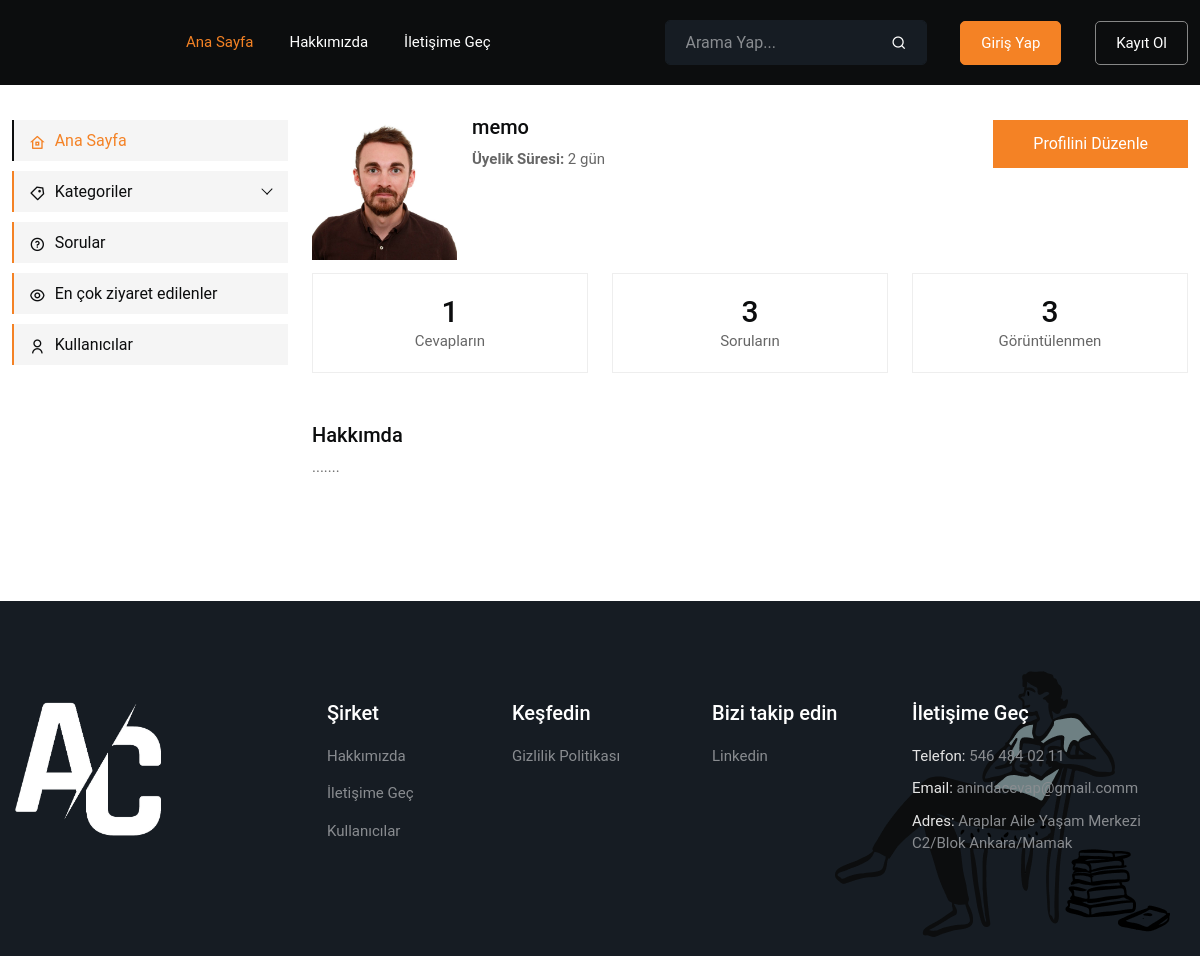
The app's page /AnindaCevapProjesi/default/user-profile.php (signed in) with its own data.
### tables this page shows
CREATE TABLE `user_details` (
  `user_id` int NOT NULL,
  `display_name` varchar(50) NOT NULL,
  `user_image` varchar(255) DEFAULT NULL,
  `user_about` mediumtext,
  `number_of_questions` int DEFAULT '0',
  `number_of_answers` int DEFAULT '0',
  `country` varchar(50) DEFAULT NULL,
  KEY `user_id` (`user_id`),
  CONSTRAINT `user_details_ibfk_1` FOREIGN KEY (`user_id`) REFERENCES `users` (`user_id`)
);

CREATE TABLE `users` (
  `user_id` int NOT NULL AUTO_INCREMENT,
  `user_nickname` varchar(50) NOT NULL,
  `user_email` varchar(256) NOT NULL,
  `user_password` varchar(256) NOT NULL,
  `registration_date` datetime NOT NULL,
  `user_contract` tinyint DEFAULT NULL,
  `forgot` text,
  `authorization_id` int NOT NULL,
  PRIMARY KEY (`user_id`),
  KEY `authorization_id` (`authorization_id`),
  CONSTRAINT `users_ibfk_1` FOREIGN KEY (`authorization_id`) REFERENCES `authorizations` (`authorization_id`)
);

CREATE TABLE `company_information` (
  `authorization_id` int NOT NULL,
  `company_about` mediumtext,
  `company_phonenumber` varchar(25) NOT NULL,
  `company_email` varchar(255) NOT NULL,
  `company_address` varchar(255) NOT NULL,
  `privacy_policy` mediumtext NOT NULL,
  `Linkedin` varchar(255) DEFAULT NULL,
  KEY `authorization_id` (`authorization_id`),
  CONSTRAINT `company_information_ibfk_1` FOREIGN KEY (`authorization_id`) REFERENCES `authorizations` (`authorization_id`)
);

### AnindaCevapProjesi/default/user-profile.php (the view, shortened to what this page needs)
<?php
include("header.php");
include("connection.php");
if (isset($_SESSION['user_id'])) {
    $user_id = $_SESSION['user_id'];
    $info = "SELECT U.registration_date, UD.display_name, UD.user_about, UD.number_of_questions, UD.number_of_answers, UD.user_image
        FROM Users U
        INNER JOIN User_details UD ON U.user_id = UD.user_id
        WHERE U.user_id = ?";
    $user_info = $baglanti->prepare($info);
    $user_info->bind_param("i", $user_id);
    $user_info->execute();
    $info_result = $user_info->get_result();
    if ($info_result->num_rows > 0) {
        $info_row = $info_result->fetch_assoc();
        $display_name = $info_row['display_name'] ?? null;
        $registration_date = $info_row['registration_date'];
        $user_about = $info_row['user_about'];
        $user_question = $info_row['number_of_questions'];
        $user_answer = $info_row['number_of_answers'];
        $user_image = $info_row['user_image'];
        $registration_date = strtotime($registration_date);
        $current_date = time();
        $membership_duration = $current_date - $registration_date;
        $formatted_membership_duration = '';
        if ($membership_duration >= 365 * 24 * 60 * 60) {
            $years = floor($membership_duration / (365 * 24 * 60 * 60));
            $formatted_membership_duration = $years . ' yıl';
        } elseif ($membership_duration >= 30 * 24 * 60 * 60) {
            $months = floor($membership_duration / (30 * 24 * 60 * 60));
            $formatted_membership_duration = $months . ' ay';
        } else {
            $days = floor($membership_duration / (24 * 60 * 60));
            $formatted_membership_duration = $days . ' gün';
        }
        $total_views_query = "SELECT SUM(number_of_views) AS total_views FROM Questions WHERE user_id = ?";
        $total_views_stmt = $baglanti->prepare($total_views_query);
        $total_views_stmt->bind_param("i", $user_id);
        $total_views_stmt->execute();
        $total_views_result = $total_views_stmt->get_result();
        if ($total_views_result->num_rows > 0) {
            $total_views_row = $total_views_result->fetch_assoc();
            $total_views = $total_views_row['total_views'] ?? 0;
        } else {
            echo '<div class="alert alert-danger" role="alert">
                        Görüntülenme sayıları alınamadı.
                    </div>';
            $total_views = 0;
        }
    } else {
        $display_name = "Bilgi yok";
        $formatted_membership_duration = "Yeni kayıtlı üye";
        $total_questions = 0;
        $total_views = 0;
    }
}
?>
<div class="main-content-area ptb-100">
    <div class="container">
        <div class="row">
            <div class="col-lg-3">
                <div class="sidebar-menu-wrap">
                    <div class="offcanvas offcanvas-start" tabindex="-1" id="offcanvasExample" aria-labelledby="offcanvasExampleLabel">
                        <div class="offcanvas-body">
                            <div class="left-sidebar">
                                <?php include("sidebar.php");?>
                            </div>
                        </div>
                    </div>
                </div>
            </div>
            <div class="col-lg-9">
                <div class="user-profile-area">
                    <div class="profile-content d-flex justify-content-between align-items-center">
                        <div class="profile-img">
                            <img src="<?php echo $user_image; ?>" alt="Image">
                            <h3><?php echo $display_name; ?></h3>
                            <p><strong>Üyelik Süresi:</strong> <?php echo $formatted_membership_duration; ?></p>
                        </div>
                        <div class="edit-btn">
                            <a href="edit-profile.php" class="default-btn">Profilini Düzenle</a>
                        </div>
                    </div>
                    <div class="profile-achive">
                        <div class="row">
                            <div class="col-xl-4 col-sm-6">
                                <div class="single-achive">
                                    <h2><?php echo  $user_answer; ?></h2>
                                    <span>Cevapların</span>
                                </div>
                            </div>
                            <div class="col-xl-4 col-sm-6">
                                <div class="single-achive">
                                    <h2><?php echo  $user_question; ?></h2>
                                    <span>Soruların</span>
                                </div>
                            </div>
                            <div class="col-xl-4 col-sm-6">
                                <div class="single-achive">
                                    <h2><?php echo  $total_views; ?></h2>
                                    <span>Görüntülenmen</span>
                                </div>
                            </div>
                        </div>
                    </div>
                    <div class="about">
                        <h3>Hakkımda</h3>
                        <p><?php echo isset($user_about) && !empty($user_about) ? $user_about : 'Herhangi bir bilgi girmediniz.'; ?></p>
                    </div>
                </div>
            </div>
        </div>
    </div>
</div>
<?php include("footer.php");?>

### AnindaCevapProjesi/default/header.php (shortened to what this page needs)
<!doctype html>
<html lang="zxx">
    <head>
        <link rel="stylesheet" href="assets/css/bootstrap.min.css">
        <link rel="stylesheet" href="assets/css/owl.theme.default.min.css">
        <link rel="stylesheet" href="assets/css/owl.carousel.min.css">
        <link rel="stylesheet" href="assets/css/flaticon.css">
        <link rel="stylesheet" href="assets/css/remixicon.css">
        <link rel="stylesheet" href="assets/css/meanmenu.min.css">
        <link rel="stylesheet" href="assets/css/animate.min.css">
        <link rel="stylesheet" href="assets/css/metismenu.min.css">
        <link rel="stylesheet" href="assets/css/font-awesome.min.css">
        <link rel="stylesheet" href="assets/css/editor.css">
        <link rel="stylesheet" href="assets/css/style.css">
        <link rel="stylesheet" href="assets/css/responsive.css">
    </head>
    <body>
        <div class="navbar-area">
            <div class="desktop-nav">
         <div class="container">
            <nav class="navbar navbar-expand-md navbar-light">
                <div class="collapse navbar-collapse mean-menu" id="navbarSupportedContent">
                    <ul class="navbar-nav m-auto">
                        <li class="nav-item">
                            <a href="index.php" class="nav-link active">
                                Ana Sayfa
                            </a>
                        </li>
                        <li class="nav-item">
                            <a href="about.php" class="nav-link">
                                Hakkımızda
                            </a>
                        </li>
                        <li class="nav-item">
                            <a href="contact-us.php" class="nav-link">
                                İletişime Geç
                            </a>
                        </li>
                    </ul>
                    <div class="others-options">
                        <ul>
                            <li>
                                <form action="search.php" method="post" class="search-box">
                                    <input type="text" name="Search" placeholder="Arama Yap..." class="form-control">
                                    <button type="submit" class="search-btn">
                                        <i class="ri-search-line"></i>
                                    </button>
                                </form>
                            </li>
                            <?php
                            $username = '';
                            ?>
                            <li>
                                <?php if ($username != '') { ?>
                                    <a href="logout.php" class="nav-link">
                                        Çıkış Yap
                                    </a>
                                <?php } else { ?>
                                    <a href="log-in.php" data-bs-toggle="modal" data-bs-target="#exampleModal" class="active">
                                        Giriş Yap
                                    </a>
                                <?php } ?>
                            </li>
                            <?php if ($username == '') { ?>
                                <li>
                                    <a data-bs-toggle="modal" data-bs-target="#exampleModal-2">
                                        Kayıt Ol
                                    </a>
                                </li>
                            <?php } ?>
                        </ul>
                    </div>
                </div>
            </nav>
        </div>
    </div>
        </div>

### AnindaCevapProjesi/default/sidebar.php (shortened to what this page needs)
<nav class="sidebar-nav" data-simplebar="">
	<ul id="sidebar-menu" class="sidebar-menu">
	    <li>
			<a href="index.php" class="box-style active">
				<span class="menu-title">
				 <i class="ri-home-8-line"></i>
					Ana Sayfa
				</span>
			</a>
		</li>
		<li>
            <a href="#" class="has-arrow box-style">
                <i class="ri-price-tag-3-line"></i>
                <span class="menu-title">
                    Kategoriler
                </span>
            </a>
        </li>
		<li>
			<a href="all-queations.php" class="box-style">
				<span class="menu-title">
				<i class="ri-question-line"></i>
				 Sorular
				</span>
			</a>
		</li>
		<li>
			<a href="most-visited.php" class="box-style">
				 <span class="menu-title">
					 <i class="ri-eye-line"></i>
					    En çok ziyaret edilenler
				 </span>
			</a>
		</li>
		<li>
			<a href="all-users.php" class="box-style">
				<span class="menu-title">
				<i class="ri-user-line"></i>
					Kullanıcılar
				</span>
			</a>
		</li>
	</ul>
</nav>

### AnindaCevapProjesi/default/footer.php (shortened to what this page needs)
<?php include("connection.php");
	$query = "SELECT * FROM Company_information";
	$result = mysqli_query($baglanti, $query);
	$company = array();
	if (mysqli_num_rows($result) > 0) {
		$row = mysqli_fetch_assoc($result);
		$company = array(
			'about' => $row['company_about'],
			'phone' => $row['company_phonenumber'],
			'email' => $row['company_email'],
			'address' => $row['company_address'],
			'privacy' => $row['privacy_policy'],
		);
	}
	?>
			<div class="footer-area pt-100 pb-70">
				<div class="container">
					<div class="row">
						<div class="col-lg-3 col-sm-6">
							<div class="single-footer-widget style-two">
								<a href="index.php">
									<img src="assets/images/logo.png" width="150px" alt="Image">
								</a>
							</div>
						</div>
						<div class="col-lg-2 col-sm-6">
							<div class="single-footer-widget style-two ml-15">
								<h3>Şirket
								</h3>
								<ul class="import-link">
									<li>
										<a href="about.php">Hakkımızda</a>
									</li>
									<li>
										<a href="contact-us.php">İletişime Geç</a>
									</li>
									<li>
										<a href="all-users.php">Kullanıcılar</a>
									</li>
								</ul>
							</div>
						</div>
						<div class="col-lg-2 col-sm-6">
							<div class="single-footer-widget style-two">
								<h3>Keşfedin</h3>
								<ul class="import-link">
									<li>
										<a href="privacy-policy.php">Gizlilik Politikası</a>
									</li>
								</ul>
							</div>
						</div>
						<div class="col-lg-2 col-sm-6">
							<div class="single-footer-widget style-two">
								<h3>Bizi takip edin</h3>
								<ul class="import-link">
									<li>
										<a href="" >Linkedin</a>
									</li>
								</ul>
							</div>
						</div>
						<div class="col-lg-3 col-sm-6">
							<div class="single-footer-widget style-two">
								<h3>İletişime Geç</h3>
								<ul class="address-link">
									<li>
										<span>Telefon:</span>
										<a href="tel:<?php echo $company['phone']; ?>"><?php echo $company['phone']; ?></a>
									</li>
									<li>
										<span>Email:</span>
										<a href="mailto:<?php echo $company['email']; ?>"><?php echo $company['email']; ?></a>
									</li>
									<li>
									<span>Adres:</span>
									<?php echo $company['address']; ?>
									</li>
								</ul>
							</div>
						</div>
					</div>
				</div>
				<div class="footer-shape">
					<img src="assets/images/footer-shape.png" alt="Image">
				</div>
			</div>
		</body>
	</html>

### AnindaCevapProjesi/default/assets/css/responsive.css (style rules this page uses)
@media only screen and (min-width: 1200px) and (max-width: 1399px) { .container { max-width: 1320px; } }

### records on screen
user_details: user_image (picture), display_name "memo", user_id.registration_date "2 gün", number_of_answers "1", number_of_questions "3", user_about "......."
company_information: company_phonenumber "546 484 02 11", company_email "anindacevap@gmail.comm", company_address "Araplar Aile Yaşam Merkezi C2/Blok Ankara/Mamak"

### other values on screen
$total_views "3"
